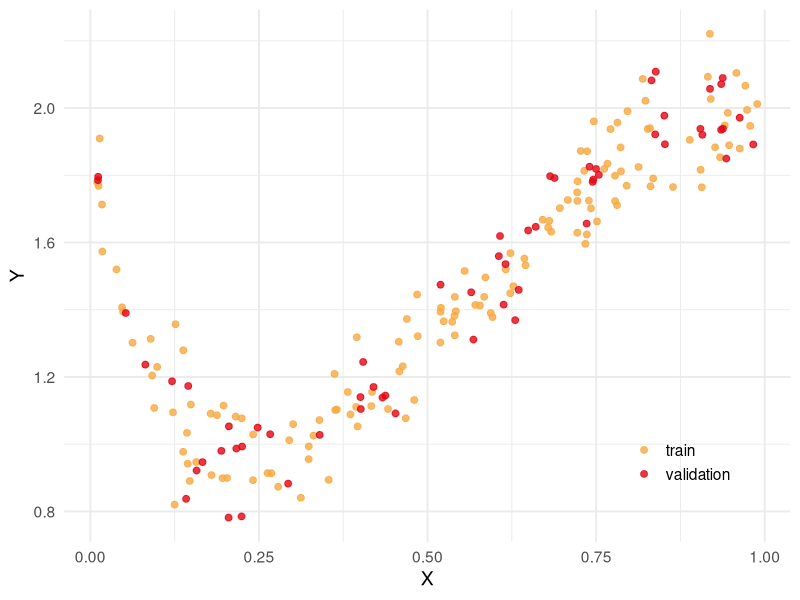
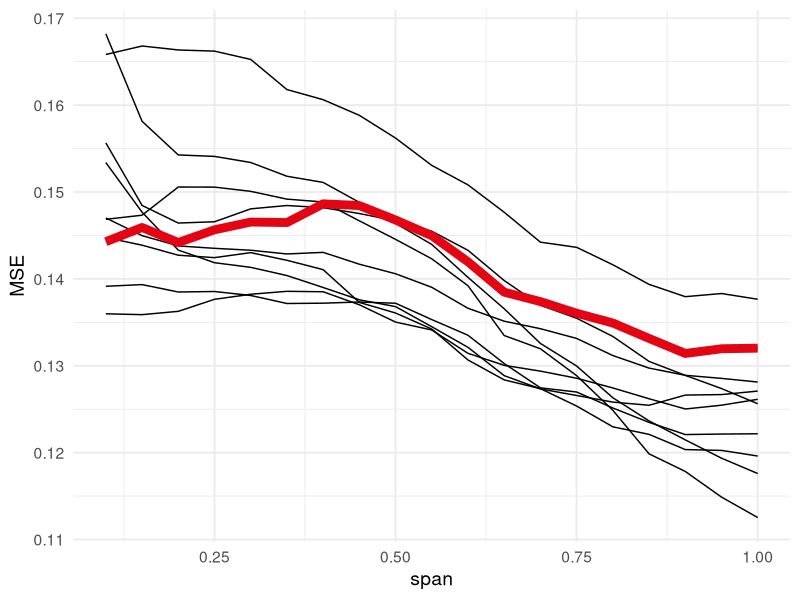

R code for these plots, in order:
## ---- chunk 1
#| label: fig-trainval-1-pdf
#| fig-cap: "Exemple de jeu d'entraînement et de validation."
#| warning: false
#| eval: true
#| echo: false

# Load packages
library(tidyverse)
library(dplyr)

# Set seed for reproducibility
set.seed(42)

# Function definition
f <- function(x) {
  4 * x * (1 - x) * log(x) + 2
}

generate_splits <- function(data, train_prop = 0.7, K = 10) {
  rows <- list()
  
  for (k in 1:K) {
    idx_train <- sample(nrow(data), size = floor(train_prop * nrow(data)))
    train <- data[idx_train, ]
    validation <- data[-idx_train, ]
    
    train_tbl <- tibble(
      split = k,
      set = "train",
      x = train$x,
      y = train$y
    )
    
    validation_tbl <- tibble(
      split = k,
      set = "validation",
      x = validation$x,
      y = validation$y
    )
    
    rows[[k]] <- bind_rows(train_tbl, validation_tbl)
  }
  
  bind_rows(rows)
}

# Generate N data points in the interval (0, 1]
N <- 200
spans <- seq(0.1, 1, by = 0.05)  # LOESS smoothing parameters
x_all <- runif(N, min = 0.01, max = 1)  # avoid 0 due to log(x)
y_all <- f(x_all) + rnorm(N, mean = 0, sd = 0.1)  # add Gaussian noise

# Put everything in a data.frame
data <- data.frame(x = x_all, y = y_all)


# Generate 10 training/validation splits
splits <- generate_splits(data, train_prop = 0.7, K = 10)

splits |>
    dplyr::filter(split == 5) |> 
ggplot(aes(x, y, color = set)) +
  geom_point(alpha = 0.8, size = 2) +
  labs(
    x = "X", y = "Y",
  ) +
  scale_color_manual(values = c("#f7a941", "#e30513")) +
  theme_minimal(base_size = 14) +
  theme(
    legend.title = element_blank(),
    legend.position = 'inside',
    legend.position.inside = c(0.85, 0.15)
  )
## ---- chunk 2
#| label: fig-trainval-2-pdf
#| fig-cap: "MSE pour le jeu d'entraînement / validation précédent (en rouge). Les courbes grises sont les MSE pour d'autres découpages."
#| warning: false
#| eval: true
#| echo: false

# Fit a model with different smoothing parameters on each split
splits_number <- unique(splits$split)

results <- list()
for (n_split in splits_number) {
  
  df_split <- splits |> dplyr::filter(split == n_split)
  train <- df_split |> 
    dplyr::filter(set == 'train') |> 
    dplyr::select(x, y)
  validation <- df_split |> 
    dplyr::filter(set == 'validation') |> 
    dplyr::select(x, y)
  
  results_splits <- list()
  for (s in spans) {

    # Fit loess model with span = s on train and predict on validation
    model <- loess(y ~ x, data = train, span = s, degree = 2)
    pred <- predict(model, newdata = validation$x)
      
    # For each point in x_grid, compute bias², variance, MSE
    bias2 <- mean((pred - validation$y)^2, na.rm = TRUE)
    var_pred <- var(pred, na.rm = TRUE)
    mse <- bias2 + var_pred
    
    results_splits[[as.character(s)]] <- data.frame(
      split = n_split,
      span = s,
      MSE = mse
    )
  }
  results_splits_df <- bind_rows(results_splits)
  results[[as.character(n_split)]] <- results_splits_df
}

results <- results |> bind_rows()

ggplot() +
  geom_line(
    results,
    mapping = aes(x = span, y = MSE, group = split)
  ) +
  geom_line(
    dplyr::filter(results, split == 5),
    mapping = aes(x = span, y = MSE),
    color = "#e30513", linewidth = 3
  ) +
  theme_minimal(base_size = 14)

